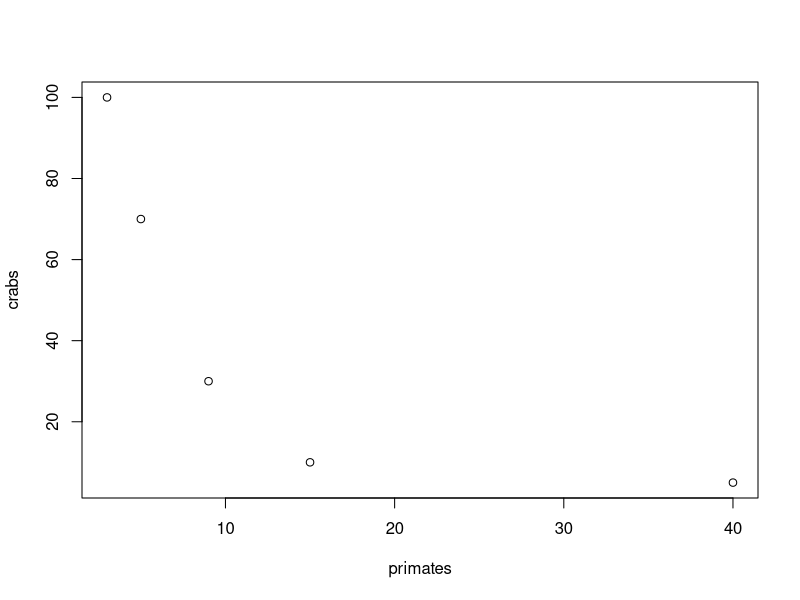
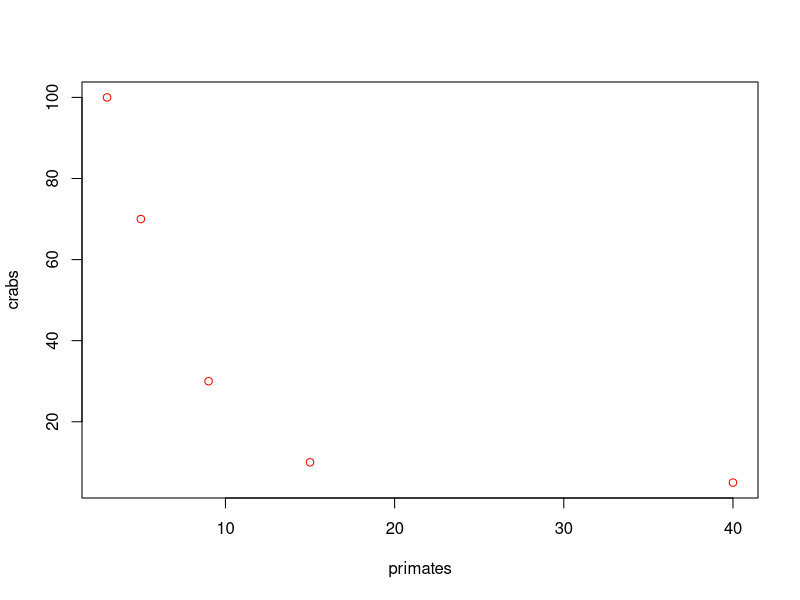
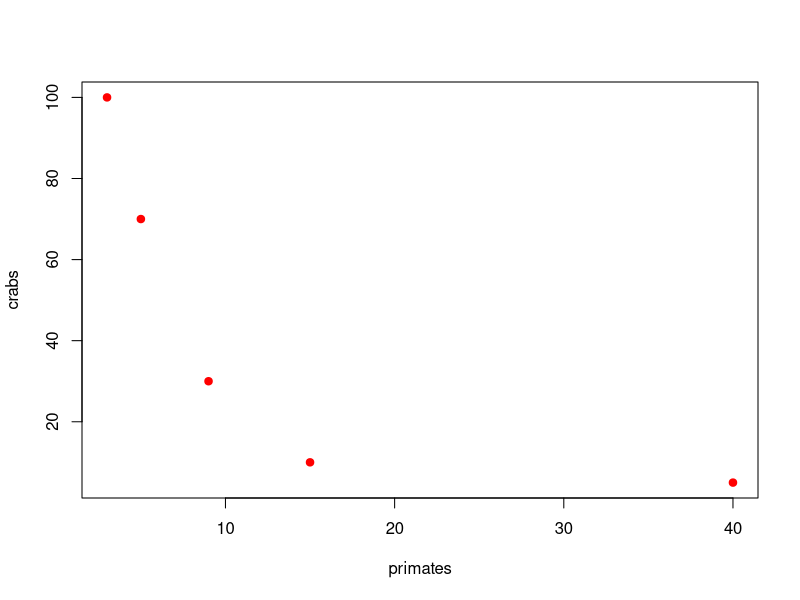
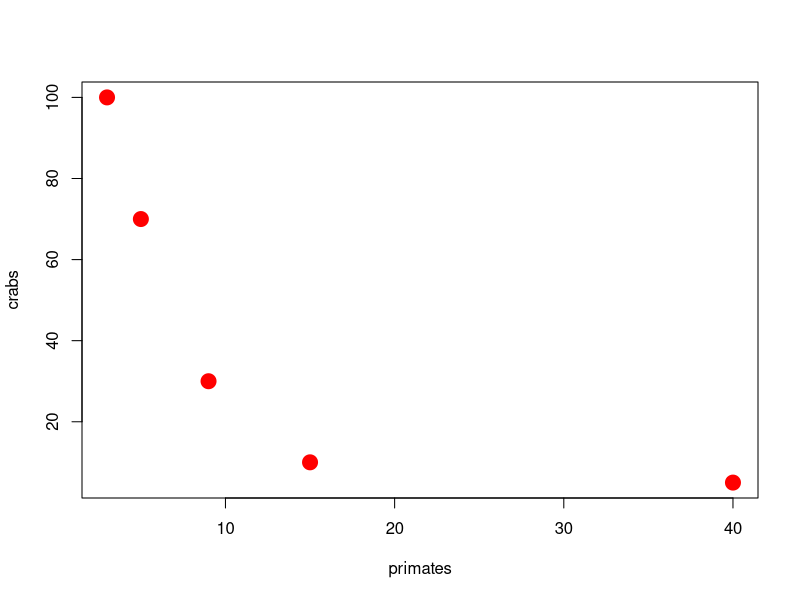
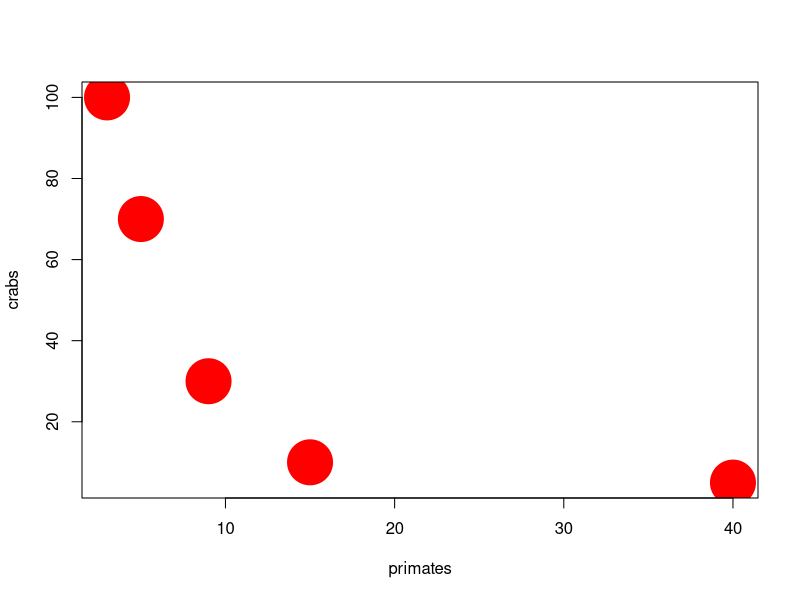
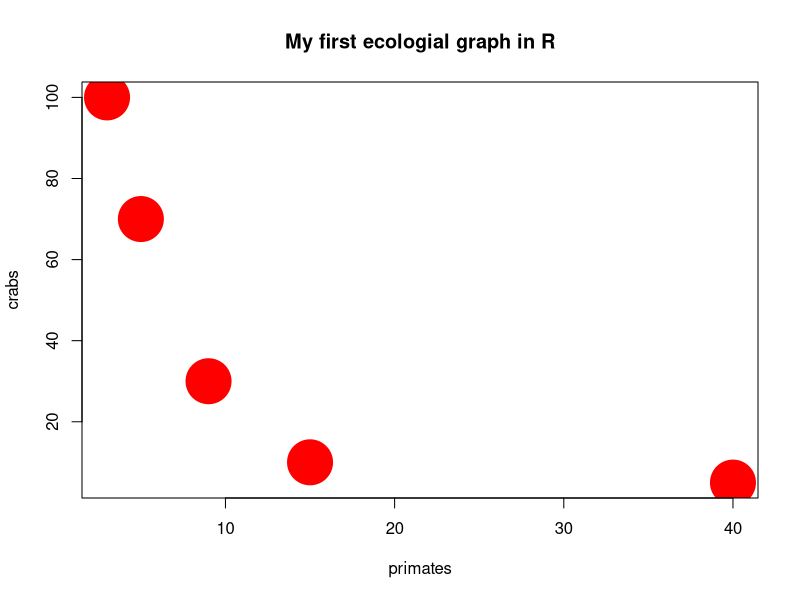

Reproduce these figures in R, in order.
# write wathever you want here! always comment all of the functions

# this is an array
primates <- c(3, 5, 9, 15, 40) 
primates

# new set 
crabs <- c(100, 70, 30, 10, 5)
crabs

#first plot in R
plot (primates, crabs)
plot(primates, crabs, col="red")

plot(primates, crabs, col="red", pch=19)

plot(primates, crabs, col="red", pch=19, cex=2)
# cex= character exageration

plot(primates, crabs, col="red", pch=19, cex=6)

plot(primates, crabs, col="red", pch=19, cex=6, main="My first ecologial graph in R")

# create a dataframe
ecoset <- data.frame(primates, crabs)
ecoset

# ecological numbers
# mean number of individuals per site
(3+5+9+15+40)/5

# summary of the dataframe
summary(ecoset) 
